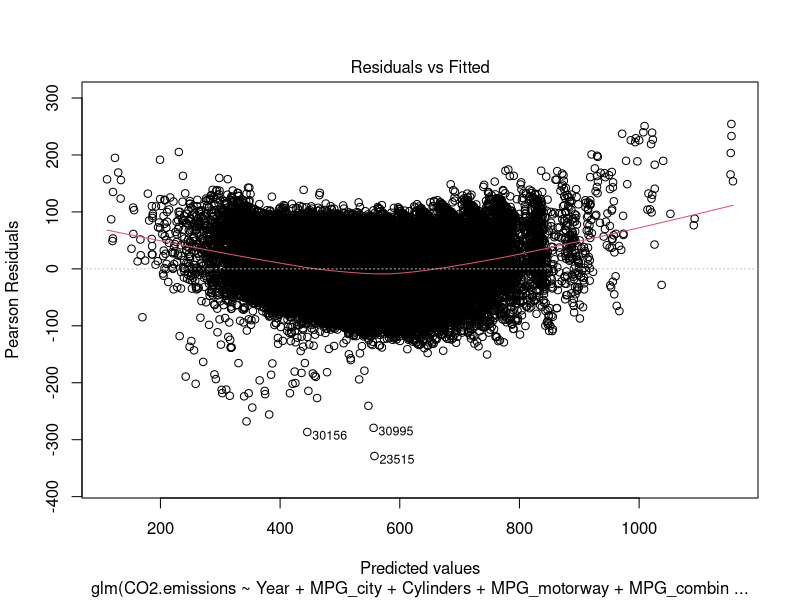
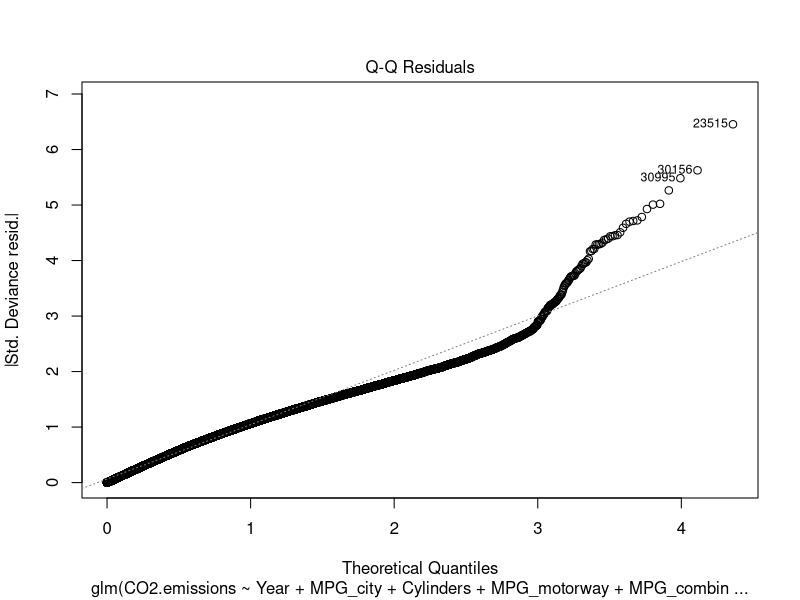
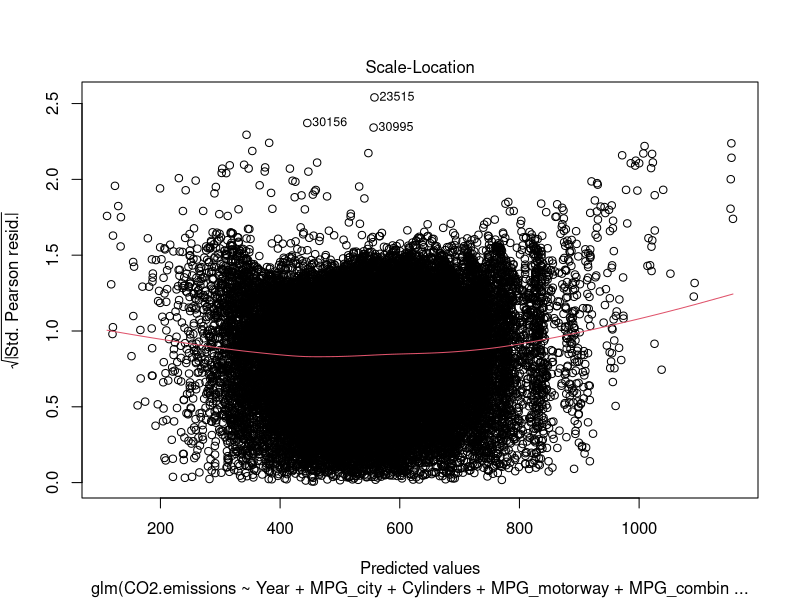
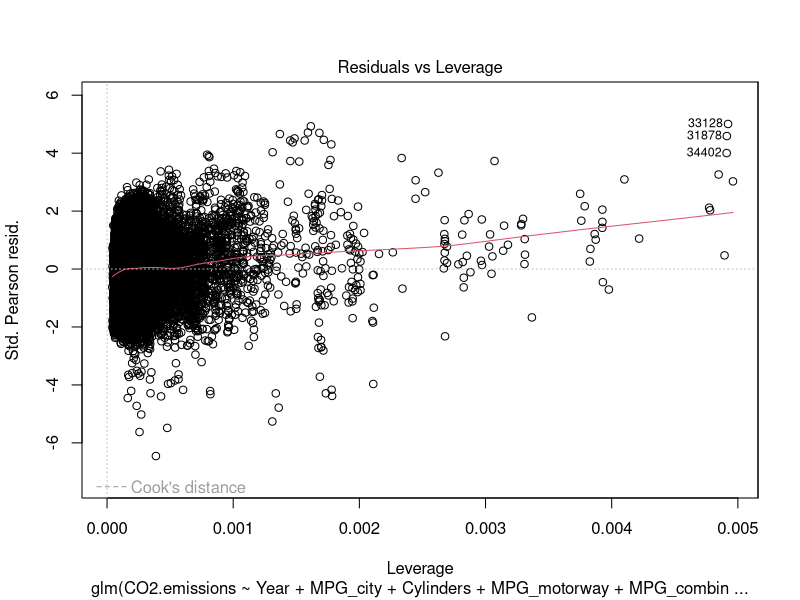

Reproduce these figures in R, in order.
# Load the data 
data <- read.csv("Carbon_emissions_21R.csv")
View(data)
attach(data)

simple_glm <- glm(CO2.emissions ~ Year + MPG_city + Cylinders + MPG_motorway + MPG_combined + Engine.size + Annual.fuel.cost)
simple_glm
plot(simple_glm)

which.max(hatvalues(simple_glm))
